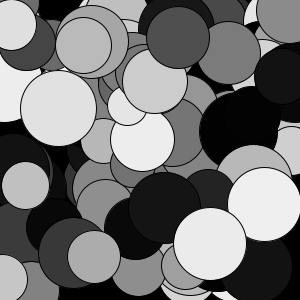
Frame 1 (no input)
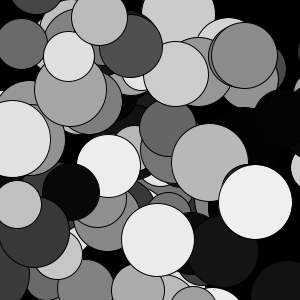
Frame 60 (the mouse pressed at the canvas centre just before this capture)
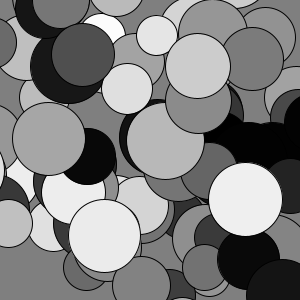
Frame 120 (the mouse held since frame 60 and released just before this capture)

The Processing sketch that drew these frames (run headless with seeded random() and noise(); from frame 60 on, the mouse is pressed at the canvas centre):

// Processing sketch: objectsAndClassesMoving
// ── objectsAndClassesMoving.pde

Ball myBubble; //declares an object

//create an array of objects - does not initialize each object yet
Ball [] bubbles = new Ball[100];

void setup(){
  size(300,300);
  

myBubble = new Ball();   //initializes the object
  
//initialize all the balls in declared array
for(int i=0; i < bubbles.length; i++){
  bubbles[i] = new Ball();
}

}


void draw(){
//  ellipse(myBubble.x, myBubble.y, myBubble.radius*2, myBubble.radius*2);
//  myBubble.display();
//  myBubble.x = myBubble.x + myBubble.xSpeed;
  
background(255 / (float)height * mouseY);
for (int i=0; i< bubbles.length; i++){
   bubbles[i].display();
   bubbles[i].move();

}
}
class Ball{
  float x;
  float y;
  float radius;
  float shade;
  float xSpeed;
  float ySpeed;
  
  
  Ball(){
    x = random(width);
    y = random(height);
    radius = random(20,40);
    shade = random(255);
    xSpeed = random(-1,1);
    ySpeed = random(-1,1);
  }
  
 //custom function inside the class
 void display(){
   fill(shade);
   ellipse(x,y,radius*2,radius*2);
 }
 
 void move(){
   x += xSpeed;
   y += ySpeed;
   
 }
 }
